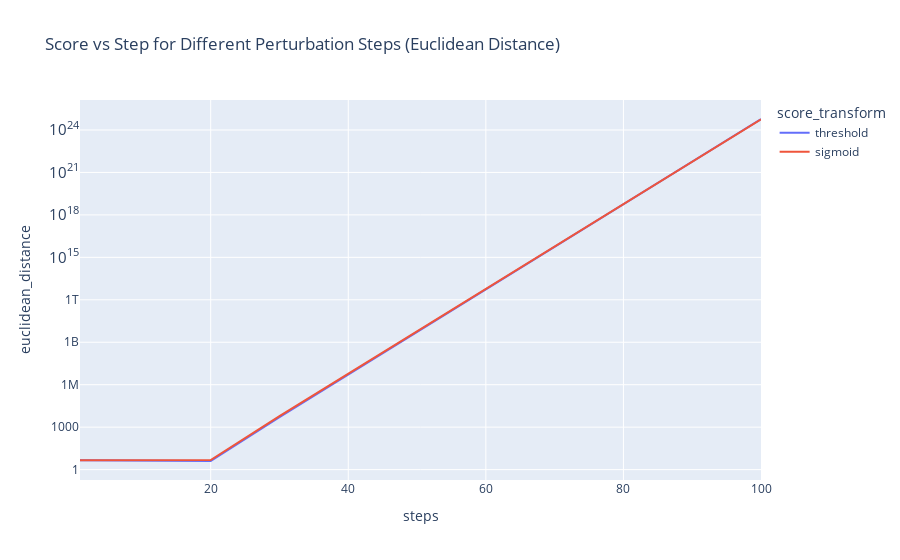

Notebook source saved alongside this figure:
### Code cell
px.line(
    steps_1_to_100.loc[
        (steps_1_to_100["matrix1"] == "real_perturbed")
        & (steps_1_to_100["matrix2"] == "predicted_perturbed")
    ],
    x="steps",
    y="euclidean_distance",
    title="Score vs Step for Different Perturbation Steps (Euclidean Distance)",
    color="score_transform",
    log_y=True,
).show()

### Figure 1 — Plotly figure (JSON) as saved in the notebook; plotly's stock layout.template omitted (floating-point values rounded to 4 significant figures)
{"data": [{"hovertemplate": "score_transform=threshold<br>steps=%{x}<br>euclidean_distance=%{y}<extra></extra>", "legendgroup": "threshold", "line": {"color": "#636efa", "dash": "solid"}, "marker": {"symbol": "circle"}, "mode": "lines", "name": "threshold", "orientation": "v", "showlegend": true, "type": "scatter", "x": [1, 10, 20, 30, 40, 50, 60, 70, 80, 90, 100], "xaxis": "x", "y": [4.561, 4.558, 4.055, 5115.0, 5234000.0, 5353000000.0, 5475000000000.0, 5599000000000000.0, 5.726e+18, 5.856e+21, 5.989e+24], "yaxis": "y"}, {"hovertemplate": "score_transform=sigmoid<br>steps=%{x}<br>euclidean_distance=%{y}<extra></extra>", "legendgroup": "sigmoid", "line": {"color": "#EF553B", "dash": "solid"}, "marker": {"symbol": "circle"}, "mode": "lines", "name": "sigmoid", "orientation": "v", "showlegend": true, "type": "scatter", "x": [1, 10, 20, 30, 40, 50, 60, 70, 80, 90, 100], "xaxis": "x", "y": [4.561, 4.557, 4.73, 6062.0, 5999000.0, 5933000000.0, 5868000000000.0, 5803000000000000.0, 5.739e+18, 5.676e+21, 5.613e+24], "yaxis": "y"}], "layout": {"legend": {"title": {"text": "score_transform"}, "tracegroupgap": 0}, "title": {"text": "Score vs Step for Different Perturbation Steps (Euclidean Distance)"}, "xaxis": {"anchor": "y", "domain": [0, 1], "title": {"text": "steps"}}, "yaxis": {"anchor": "x", "domain": [0, 1], "title": {"text": "euclidean_distance"}, "type": "log"}}}
